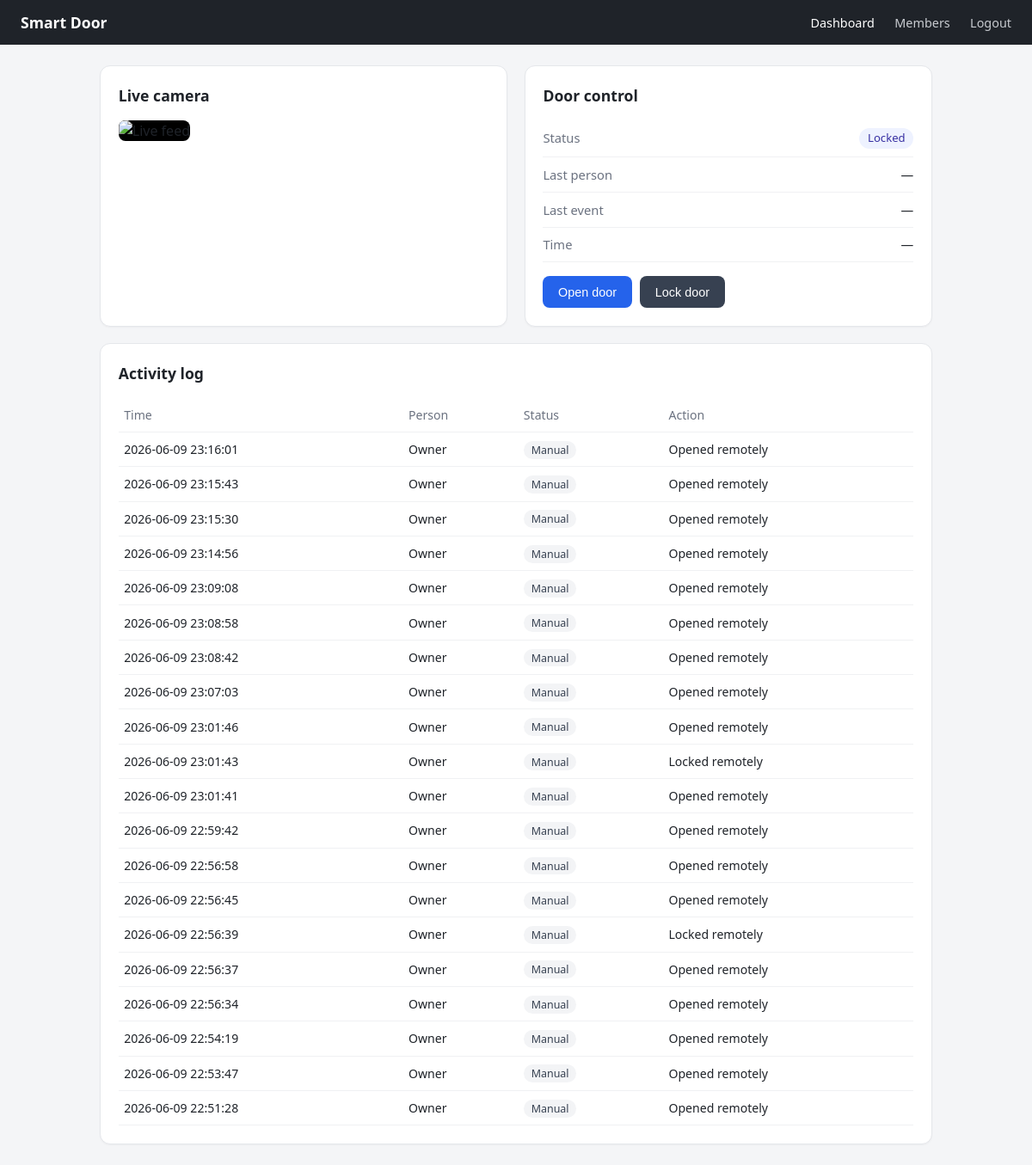
The page / (signed in) on the database its author committed.
### tables this page shows
CREATE TABLE logs (
            id        INTEGER PRIMARY KEY AUTOINCREMENT,
            timestamp TEXT,
            person    TEXT,
            status    TEXT,
            action    TEXT,
            snapshot  TEXT
        );

### app.py (the view)
@app.route("/")
@login_required
def dashboard():
    return render_template("dashboard.html",
                           state=state, logs=db.get_logs(20))

### app.py (called while the page is built)
def login_required(f):
    @wraps(f)
    def wrapper(*args, **kwargs):
        if not session.get("logged_in"):
            return redirect(url_for("login"))
        return f(*args, **kwargs)
    return wrapper

### database.py (called while the page is built)
def _connect():
    conn = sqlite3.connect(config.DB_PATH)
    conn.row_factory = sqlite3.Row
    return conn

def get_logs(limit=100):
    conn = _connect()
    rows = conn.execute(
        "SELECT * FROM logs ORDER BY id DESC LIMIT ?", (limit,)
    ).fetchall()
    conn.close()
    return [dict(r) for r in rows]

### templates/dashboard.html (shortened to what this page needs)
<!DOCTYPE html>
<html lang="en">
<head>
  <link rel="stylesheet" href="{{ url_for('static', filename='style.css') }}">
</head>
<body>
  <nav class="topbar">
    <span class="brand">Smart Door</span>
    <div class="nav-links">
      <a href="{{ url_for('dashboard') }}" class="active">Dashboard</a>
      <a href="{{ url_for('register') }}">Members</a>
      <a href="{{ url_for('logout') }}">Logout</a>
    </div>
  </nav>
  <div class="container">
    <div class="grid">
      <div class="card">
        <h2>Live camera</h2>
        <img class="stream" src="{{ url_for('video') }}" alt="Live feed">
      </div>
      <div class="card">
        <h2>Door control</h2>
        <div class="status-row">
          <span>Status</span>
          <span id="door-status" class="badge">{{ state.door }}</span>
        </div>
        <div class="status-row">
          <span>Last person</span>
          <span id="last-person">{{ state.last_person }}</span>
        </div>
        <div class="status-row">
          <span>Last event</span>
          <span id="last-status">{{ state.last_status }}</span>
        </div>
        <div class="status-row">
          <span>Time</span>
          <span id="last-time">{{ state.last_time }}</span>
        </div>
        <div class="btn-group">
          <button class="btn btn-primary" onclick="action('open')">Open door</button>
          <button class="btn btn-dark" onclick="action('lock')">Lock door</button>
        </div>
      </div>
    </div>
    <div class="card">
      <h2>Activity log</h2>
      <table>
        <thead>
          <tr><th>Time</th><th>Person</th><th>Status</th><th>Action</th></tr>
        </thead>
        <tbody id="log-body">
          {% for log in logs %}
          <tr>
            <td>{{ log.timestamp }}</td>
            <td>{{ log.person }}</td>
            <td><span class="tag {{ 'tag-ok' if log.status == 'Authorized' else ('tag-bad' if log.status == 'Unauthorized' else 'tag-neutral') }}">{{ log.status }}</span></td>
            <td>{{ log.action }}</td>
          </tr>
          {% endfor %}
        </tbody>
      </table>
    </div>
  </div>
</body>
</html>

### static/style.css (style rules this page uses)
* { box-sizing: border-box; margin: 0; padding: 0; }
body { font-family: system-ui, -apple-system, "Segoe UI", Roboto, sans-serif; background: #f4f5f7; color: #1f2329; line-height: 1.5; }
h2 { font-size: 1.1rem; margin-bottom: 1rem; }
.topbar { display: flex; align-items: center; justify-content: space-between; background: #1f2329; color: #fff; padding: .8rem 1.5rem; }
.brand { font-weight: 600; font-size: 1.1rem; }
.nav-links a { color: #c9ccd1; text-decoration: none; margin-left: 1.2rem; font-size: .9rem; }
.nav-links a.active, .nav-links a:hover { color: #fff; }
.container { max-width: 1000px; margin: 1.5rem auto; padding: 0 1rem; }
.grid { display: grid; grid-template-columns: 1fr 1fr; gap: 1.2rem; margin-bottom: 1.2rem; }
.card { background: #fff; border: 1px solid #e5e7eb; border-radius: 12px; padding: 1.3rem; box-shadow: 0 1px 2px rgba(0,0,0,.04); }
.stream { width: 100%; border-radius: 8px; background: #000; aspect-ratio: 4 / 3; object-fit: cover; margin-bottom: 1rem; }
.btn { display: inline-block; border: none; border-radius: 8px; cursor: pointer; padding: .65rem 1.1rem; font-size: .9rem; font-weight: 500; margin-top: 1rem; }
.btn-primary { background: #2563eb; color: #fff; }
.btn-dark { background: #374151; color: #fff; }
.btn-group { display: flex; gap: .6rem; }
.status-row { display: flex; justify-content: space-between; padding: .55rem 0; border-bottom: 1px solid #f0f1f3; font-size: .92rem; }
.status-row span:first-child { color: #6b7280; }
.badge { background: #eef2ff; color: #3730a3; padding: .15rem .6rem; border-radius: 999px; font-size: .82rem; font-weight: 500; }
table { width: 100%; border-collapse: collapse; font-size: .88rem; }
th, td { text-align: left; padding: .55rem .4rem; border-bottom: 1px solid #f0f1f3; }
th { color: #6b7280; font-weight: 500; }
.tag { padding: .12rem .55rem; border-radius: 999px; font-size: .78rem; }
.tag-neutral { background: #f3f4f6; color: #374151; }

### rows shown on the page
logs: timestamp "2026-06-09 23:16:01", person "Owner", status "Manual", action "Opened remotely"
logs: timestamp "2026-06-09 23:15:43", person "Owner", status "Manual", action "Opened remotely"
logs: timestamp "2026-06-09 23:15:30", person "Owner", status "Manual", action "Opened remotely"
logs: timestamp "2026-06-09 23:14:56", person "Owner", status "Manual", action "Opened remotely"
logs: timestamp "2026-06-09 23:09:08", person "Owner", status "Manual", action "Opened remotely"
logs: timestamp "2026-06-09 23:08:58", person "Owner", status "Manual", action "Opened remotely"
logs: timestamp "2026-06-09 23:08:42", person "Owner", status "Manual", action "Opened remotely"
logs: timestamp "2026-06-09 23:07:03", person "Owner", status "Manual", action "Opened remotely"
logs: timestamp "2026-06-09 23:01:46", person "Owner", status "Manual", action "Opened remotely"
logs: timestamp "2026-06-09 23:01:43", person "Owner", status "Manual", action "Locked remotely"
logs: timestamp "2026-06-09 23:01:41", person "Owner", status "Manual", action "Opened remotely"
logs: timestamp "2026-06-09 22:59:42", person "Owner", status "Manual", action "Opened remotely"
logs: timestamp "2026-06-09 22:56:58", person "Owner", status "Manual", action "Opened remotely"
logs: timestamp "2026-06-09 22:56:45", person "Owner", status "Manual", action "Opened remotely"
logs: timestamp "2026-06-09 22:56:39", person "Owner", status "Manual", action "Locked remotely"
logs: timestamp "2026-06-09 22:56:37", person "Owner", status "Manual", action "Opened remotely"
logs: timestamp "2026-06-09 22:56:34", person "Owner", status "Manual", action "Opened remotely"
logs: timestamp "2026-06-09 22:54:19", person "Owner", status "Manual", action "Opened remotely"
logs: timestamp "2026-06-09 22:53:47", person "Owner", status "Manual", action "Opened remotely"
logs: timestamp "2026-06-09 22:51:28", person "Owner", status "Manual", action "Opened remotely"

### other values the page prints
{{ state.door }} "Locked"
{{ state.last_person }} "—"
{{ state.last_status }} "—"
{{ state.last_time }} "—"
